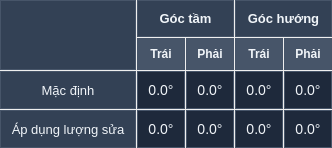
       <widget class="QWidget" name="angleTable" native="true">
        <layout class="QGridLayout" name="angleTableLayout">
         <property name="leftMargin">
          <number>0</number>
         </property>
         <property name="topMargin">
          <number>0</number>
         </property>
         <property name="rightMargin">
          <number>0</number>
         </property>
         <property name="bottomMargin">
          <number>0</number>
         </property>
         <property name="spacing">
          <number>1</number>
         </property>
         <item row="0" column="0" rowspan="2">
          <widget class="QLabel" name="headerEmpty">
           <property name="styleSheet">
            <string notr="true">background-color: #334155;
color: #F1F5F9;
font-weight: bold;
font-size: 13px;
padding: 10px;
border: 1px solid #475569;</string>
           </property>
           <property name="text">
            <string/>
           </property>
           <property name="alignment">
            <set>Qt::AlignCenter</set>
           </property>
          </widget>
         </item>
         <item row="0" column="1" colspan="2">
          <widget class="QLabel" name="headerElevation">
           <property name="styleSheet">
            <string notr="true">background-color: #334155;
color: #F1F5F9;
font-weight: bold;
font-size: 13px;
padding: 10px;
border: 1px solid #475569;</string>
           </property>
           <property name="text">
            <string>Góc tầm</string>
           </property>
           <property name="alignment">
            <set>Qt::AlignCenter</set>
           </property>
          </widget>
         </item>
         <item row="0" column="3" colspan="2">
          <widget class="QLabel" name="headerDirection">
           <property name="styleSheet">
            <string notr="true">background-color: #334155;
color: #F1F5F9;
font-weight: bold;
font-size: 13px;
padding: 10px;
border: 1px solid #475569;</string>
           </property>
           <property name="text">
            <string>Góc hướng</string>
           </property>
           <property name="alignment">
            <set>Qt::AlignCenter</set>
           </property>
          </widget>
         </item>
         <item row="1" column="1">
          <widget class="QLabel" name="subHeaderElevLeft">
           <property name="styleSheet">
            <string notr="true">background-color: #475569;
color: #F1F5F9;
font-weight: bold;
font-size: 12px;
padding: 8px;
border: 1px solid #475569;</string>
           </property>
           <property name="text">
            <string>Trái</string>
           </property>
           <property name="alignment">
            <set>Qt::AlignCenter</set>
           </property>
          </widget>
         </item>
         <item row="1" column="2">
          <widget class="QLabel" name="subHeaderElevRight">
           <property name="styleSheet">
            <string notr="true">background-color: #475569;
color: #F1F5F9;
font-weight: bold;
font-size: 12px;
padding: 8px;
border: 1px solid #475569;</string>
           </property>
           <property name="text">
            <string>Phải</string>
           </property>
           <property name="alignment">
            <set>Qt::AlignCenter</set>
           </property>
          </widget>
         </item>
         <item row="1" column="3">
          <widget class="QLabel" name="subHeaderDirLeft">
           <property name="styleSheet">
            <string notr="true">background-color: #475569;
color: #F1F5F9;
font-weight: bold;
font-size: 12px;
padding: 8px;
border: 1px solid #475569;</string>
           </property>
           <property name="text">
            <string>Trái</string>
           </property>
           <property name="alignment">
            <set>Qt::AlignCenter</set>
           </property>
          </widget>
         </item>
         <item row="1" column="4">
          <widget class="QLabel" name="subHeaderDirRight">
           <property name="styleSheet">
            <string notr="true">background-color: #475569;
color: #F1F5F9;
font-weight: bold;
font-size: 12px;
padding: 8px;
border: 1px solid #475569;</string>
           </property>
           <property name="text">
            <string>Phải</string>
           </property>
           <property name="alignment">
            <set>Qt::AlignCenter</set>
           </property>
          </widget>
         </item>
         <item row="2" column="0">
          <widget class="QLabel" name="rowLabelDefault">
           <property name="styleSheet">
            <string notr="true">background-color: #334155;
color: #F1F5F9;
font-size: 13px;
padding: 10px;
border: 1px solid #475569;</string>
           </property>
           <property name="text">
            <string>Mặc định</string>
           </property>
           <property name="alignment">
            <set>Qt::AlignCenter</set>
           </property>
          </widget>
         </item>
         <item row="2" column="1">
          <widget class="QLabel" name="defaultElevationLeft">
           <property name="styleSheet">
            <string notr="true">background-color: #1E293B;
color: #F1F5F9;
font-size: 14px;
padding: 10px;
border: 1px solid #475569;</string>
           </property>
           <property name="text">
            <string>0.0°</string>
           </property>
           <property name="alignment">
            <set>Qt::AlignCenter</set>
           </property>
          </widget>
         </item>
         <item row="2" column="2">
          <widget class="QLabel" name="defaultElevationRight">
           <property name="styleSheet">
            <string notr="true">background-color: #1E293B;
color: #F1F5F9;
font-size: 14px;
padding: 10px;
border: 1px solid #475569;</string>
           </property>
           <property name="text">
            <string>0.0°</string>
           </property>
           <property name="alignment">
            <set>Qt::AlignCenter</set>
           </property>
          </widget>
         </item>
         <item row="2" column="3">
          <widget class="QLabel" name="defaultDirectionLeft">
           <property name="styleSheet">
            <string notr="true">background-color: #1E293B;
color: #F1F5F9;
font-size: 14px;
padding: 10px;
border: 1px solid #475569;</string>
           </property>
           <property name="text">
            <string>0.0°</string>
           </property>
           <property name="alignment">
            <set>Qt::AlignCenter</set>
           </property>
          </widget>
         </item>
         <item row="2" column="4">
          <widget class="QLabel" name="defaultDirectionRight">
           <property name="styleSheet">
            <string notr="true">background-color: #1E293B;
color: #F1F5F9;
font-size: 14px;
padding: 10px;
border: 1px solid #475569;</string>
           </property>
           <property name="text">
            <string>0.0°</string>
           </property>
           <property name="alignment">
            <set>Qt::AlignCenter</set>
           </property>
          </widget>
         </item>
         <item row="3" column="0">
          <widget class="QLabel" name="rowLabelCorrected">
           <property name="styleSheet">
            <string notr="true">background-color: #334155;
color: #F1F5F9;
font-size: 13px;
padding: 10px;
border: 1px solid #475569;</string>
           </property>
           <property name="text">
            <string>Áp dụng lượng sửa</string>
           </property>
           <property name="alignment">
            <set>Qt::AlignCenter</set>
           </property>
          </widget>
         </item>
         <item row="3" column="1">
          <widget class="QLabel" name="correctedElevationLeft">
           <property name="styleSheet">
            <string notr="true">background-color: #1E293B;
color: #F1F5F9;
font-size: 14px;
padding: 10px;
border: 1px solid #475569;</string>
           </property>
           <property name="text">
            <string>0.0°</string>
           </property>
           <property name="alignment">
            <set>Qt::AlignCenter</set>
           </property>
          </widget>
         </item>
         <item row="3" column="2">
          <widget class="QLabel" name="correctedElevationRight">
           <property name="styleSheet">
            <string notr="true">background-color: #1E293B;
color: #F1F5F9;
font-size: 14px;
padding: 10px;
border: 1px solid #475569;</string>
           </property>
           <property name="text">
            <string>0.0°</string>
           </property>
           <property name="alignment">
            <set>Qt::AlignCenter</set>
           </property>
          </widget>
         </item>
         <item row="3" column="3">
          <widget class="QLabel" name="correctedDirectionLeft">
           <property name="styleSheet">
            <string notr="true">background-color: #1E293B;
color: #F1F5F9;
font-size: 14px;
padding: 10px;
border: 1px solid #475569;</string>
           </property>
           <property name="text">
            <string>0.0°</string>
           </property>
           <property name="alignment">
            <set>Qt::AlignCenter</set>
           </property>
          </widget>
         </item>
         <item row="3" column="4">
          <widget class="QLabel" name="correctedDirectionRight">
           <property name="styleSheet">
            <string notr="true">background-color: #1E293B;
color: #F1F5F9;
font-size: 14px;
padding: 10px;
border: 1px solid #475569;</string>
           </property>
           <property name="text">
            <string>0.0°</string>
           </property>
           <property name="alignment">
            <set>Qt::AlignCenter</set>
           </property>
          </widget>
         </item>
        </layout>
       </widget>
